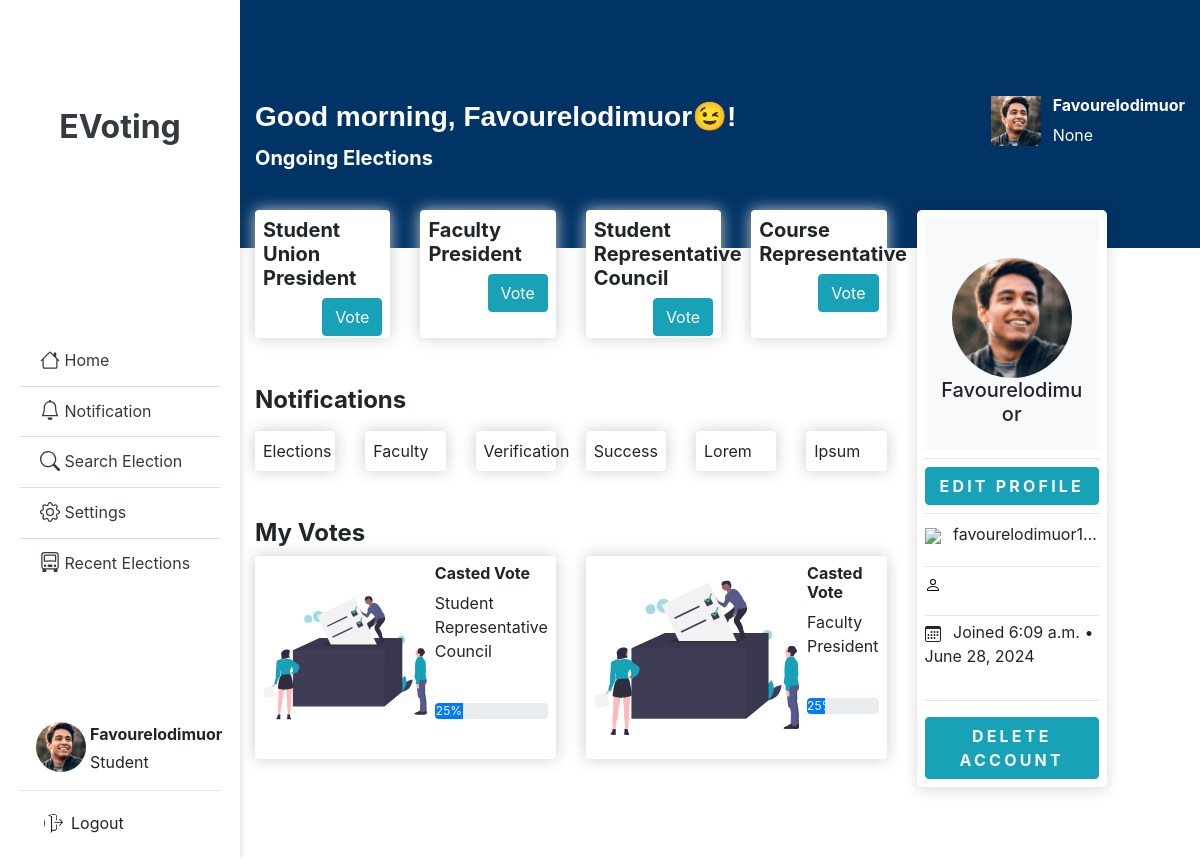
/dashboard/ (signed in), run on the app's committed database.
### users/models.py (models this page shows)
class User(AbstractUser):
    username = models.CharField(_('username'), max_length=150, unique=True,
                                validators=[username_validator])
    phone_number = models.CharField(max_length=11, null=True, blank=True)
    department = models.CharField(max_length=50, null=True, blank=True)

### election/models.py (models this page shows, shortened)
class Election(models.Model):
    title = models.CharField(max_length=255, null=True, blank=True)
    description = models.TextField()
    start_time = models.DateTimeField(default=timezone.now)
    end_time = models.DateTimeField(default=timezone.now)
    is_active = models.BooleanField(default=False)

### users/views.py (the view)
# urls.py: path('dashboard/', user_view.dashboard, name='dashboard'),
@login_required
def dashboard(request):
    elections = Election.objects.filter(is_active=True, start_time__lte=datetime.now(),
                                        end_time__gte=datetime.now())
    notifications = Notification.objects.filter(is_active=True)
    if Vote.objects.filter(user=request.user).exists():
        my_votes = Vote.objects.filter(user=request.user)
    else:
        my_votes = ""
    context = {
        'elections': elections,
        'notifications': notifications,
        'my_votes': my_votes,
        "now": datetime.now().hour,
    }
    return render(request, 'users/dashboard.html', context)

### users/templates/users/dashboard.html (shortened to what this page needs)
{% extends 'election/base.html' %}
{% load static %}
{% block content %}
<div class="section">
    <div class="container py-5" style="height: 31vh;">
        <div class="row mt-5">
            <div class="col">
                <h3 style="font-family: vremenagrotesk,sans-serif;font-weight: 900;line-height: 1.5;"><b>
                    {% if 0 >= now %}
                    Good morning,
                    {% elif now < 11.1 %}
                    Good morning,
                    {% elif 12 >= now %}
                    Good afternoon,
                    {% elif now < 15.1 %}
                    Good afternoon,
                    {% elif 16 >= now %}
                    Good evening,
                    {% elif now < 19.1 %}
                    Good evening,
                    {% elif 20 >= now %}
                    Good night,
                    {% elif now < 23.1 %}
                    Good night,
                    {% endif %}
                    {% if request.user.first_name %}
                    {{ request.user.first_name }} 😉!
                    {% elif request.user.username %}
                    {{ request.user.username }}😉! {% endif %}</b>
                </h3>
                <h5><b>Ongoing Elections</b></h5>
            </div>
            <div class="col-auto">
                <div class="row">
                    <div class="col">
                        <div class="media">
                            <img src="{% static 'images/4-thumb.png' %}" width="50" height="50"
                                 class="mr-2  user-image" fill="#fff" alt="">
                            <div class="media-body ml-1">
                                <h6 class="fs-6 fw-semibold text-white">
                                    <b>{{request.user}}</b>
                                </h6>
                                <p>{{ request.user.department }}</p>
                            </div>
                        </div>
                    </div>
                </div>
            </div>
        </div>
    </div>
</div>
<div class="container">
    <div class="search-category">
        <div class="row">
            <div class="col-lg-9">
                <div class="row">
                    {% for election in elections %}
                    <div class="col-3">
                        <div class="box-element" style="height: 8em">
                            <h5><b> {{ election.title }}</b></h5>
                            <a href="{% url 'show_election' election.id %}"
                               class="btn btn-info float-right">Vote</a>
                        </div>
                    </div>
                    {% endfor %}
                </div>
                <br>
                <br>
                <div class="row">
                    <div class="col-lg-12">
                        <h4><b>Notifications</b></h4>
                        <div class="row mt-3">
                            <div class="col-2">
                                <div class="box-element">Elections</div>
                            </div>
                            <div class="col-2">
                                <div class="box-element">Faculty</div>
                            </div>
                            <div class="col-2">
                                <div class="box-element">Verification</div>
                            </div>
                            <div class="col-2">
                                <div class="box-element">Success</div>
                            </div>
                            <div class="col-2">
                                <div class="box-element">Lorem</div>
                            </div><div class="col-2">
                                <div class="box-element">Ipsum</div>
                            </div>
                        </div>
                    </div>
                </div>
                <br>
                <br>
                <div class="row">
                    <div class="col-lg-12">
                        <h4 class="mb-2"><b>My Votes</b></h4>
                        <div class="row mt-2">
                            <div class="col-6">
                                <div class="box-element">
                                    <div class="media">
                                        <div class="media-body ml-2">
                                            <h6><b>Casted Vote</b></h6>
                                            <p>Student Representative Council</p>
                                            <br>
                                            <div class="progress">
                                                <div class="progress-bar" role="progressbar" style="width: 25%;"
                                                     aria-valuenow="25" aria-valuemin="0" aria-valuemax="100">25%
                                                </div>
                                            </div>
                                        </div>
                                    </div>
                                </div>
                            </div>
                            <div class="col-6">
                                <div class="box-element">
                                    <div class="media">
                                        <div class="media-body ml-2">
                                            <h6><b>Casted Vote</b></h6>
                                            <p>Faculty President</p>
                                            <br>
                                            <div class="progress">
                                                <div class="progress-bar" role="progressbar" style="width: 25%;"
                                                     aria-valuenow="25" aria-valuemin="0" aria-valuemax="100">25%
                                                </div>
                                            </div>
                                        </div>
                                    </div>
                                </div>
                            </div>
                        </div>
                    </div>
                </div>
            </div>
            <div class="col-lg-3 phone_size">
                <div class="sticky-top" style="top: 80px">
                    <div class="card border-0 p-2">
                        <div align="center" class="customer-profile">
                            <br>
                            <img width="120" height="120" background="#fff" color="#fff"
                                 class="rounded-circle customer-image "
                                 src="{% static 'images/4-thumb.png' %}">
                            <h5>
                                {{ request.user.username }}
                            </h5>
                        </div>
                        <hr class="my-2">
                        <a style="letter-spacing: 0.2em;
                                    text-transform: uppercase;
                                    font-weight: bold;" class="btn-lg-block btn btn-info text-light"
                           data-target="#updateUserModal" data-toggle="modal">Edit
                            profile
                        </a>
                        <hr class="my-2">
                        <p class="text-truncate">
                            <img class="mr-2"
                                 src="https://img.icons8.com/ios-filled/20/000000/location-update--v2.png"/>
                            {{ request.user.email }}
                        </p>
                        <hr class="my-1">
                        <div class="d-md-block">
                            <a href="tel:{{ request.user.driver.phone_number }}"
                               class="text-decoration-none category-link">
                                <p class="btn-call" onclick="off()">
                                </p>
                            </a>
                        </div>
                        <hr class="my-1">
                        <p>
                            Joined {{ request.user.date_joined|time }} &bull;
                            {{ request.user.date_joined|date }}
                        </p>
                        <hr>
                        <a style="letter-spacing: 0.2em;
                                    text-transform: uppercase;
                                    font-weight: bold;" class="btn-lg-block btn-info btn text-light"
                           href="{% url 'delete_account' %}">
                            delete account
                        </a>
                    </div>
                    <br>
                </div>
            </div>
        </div>
        <br>
        <br>
    </div>
</div>
{% endblock %}

### election/templates/election/base.html (shortened to what this page needs)
<!doctype html>
{% load static %}
{% load crispy_forms_tags %}
{% load pwa %}
{% load humanize %}
<html lang="en">
<head>
    <link rel="stylesheet" href="https://cdn.ayroui.com/1.0/css/tiny-slider.css"/>
    <link rel="stylesheet" href="https://stackpath.bootstrapcdn.com/bootstrap/4.5.0/css/bootstrap.min.css"
>
    <link href="https://stackpath.bootstrapcdn.com/bootstrap/4.4.1/css/bootstrap.min.css" rel="stylesheet"
          type="text/css"/>
    <link rel="stylesheet" href="https://cdn.jsdelivr.net/npm/bootstrap@4.6.1/dist/css/bootstrap.min.css"
>
    <link rel="stylesheet" href="https://cdnjs.cloudflare.com/ajax/libs/animate.css/4.1.1/animate.min.css"/>
    <link rel="stylesheet" href="https://cdnjs.cloudflare.com/ajax/libs/animate.css/3.7.2/animate.min.css">
    <link rel="stylesheet" href="https://cdnjs.cloudflare.com/ajax/libs/font-awesome/4.7.0/css/font-awesome.min.css">
</head>
<body id="page-top">
<main id="main">
    <div class="sidebar">
        <div class="logo-container">
            <a href="/" class="text-dark text-decoration-none align-items-center">
                <div class="media" align="center">
                    <div class="media-body">
                        <br>
                        <br>
                        <br>
                        <h2 class="w3-bar-item mt-3"><b>EVoting</b></h2>
                    </div>
                </div>
            </a>
        </div>
        <ul class="list-group sidebar-list list-group-flush">
                <li class="list-group-item">
                    <a href="{% url 'dashboard' %}" class="text-decoration-none text-dark w3-bar-item w3-button">
                        Home</a>
                </li>
                <li class="list-group-item">
                    <a onclick="openNav()" data-href="#" class="text-decoration-none text-dark w3-bar-item w3-button">
                        Notification</a>
                </li>
                <li class="list-group-item">
                    <a href="#" class="text-decoration-none text-dark w3-bar-item w3-button">
                        <svg xmlns="http://www.w3.org/2000/svg" width="20" height="20" fill="currentColor"
                             class="bi bi-search mb-1" viewBox="0 0 16 16">
                            <path d="M11.742 10.344a6.5 6.5 0 1 0-1.397 1.398h-.001q.044.06.098.115l3.85 3.85a1 1 0 0 0 1.415-1.414l-3.85-3.85a1 1 0 0 0-.115-.1zM12 6.5a5.5 5.5 0 1 1-11 0 5.5 5.5 0 0 1 11 0"/>
                        </svg>
                        Search Election</a>
                </li>
                <li class="list-group-item">
                    <a href="#" class="text-decoration-none text-dark w3-bar-item w3-button">
                        Settings
                    </a>
                </li>
                <li class="list-group-item">
                    <a href="" class="text-decoration-none text-dark w3-bar-item w3-button">
                        Recent Elections
                    </a>
                </li>
            </ul>
        <div class="user-info">
            <div class="media">
                <img class="ml-3" src="{% static 'images/4-thumb.png' %}" alt="User Image">
                <div class="media-body ml-1">
                    <p class="mb-1"><b>{{request.user}}</b></p>
                    <span>Student</span>
                </div>
            </div>
            <hr>
            <a class="dropdown-item d-flex align-items-center" href="{% url 'logout' %}">
                <img src="{% static 'images/log-out.png' %}" style="width: 19px !important;
                        height: 19px !important;" class="rounded-circle user-image mr-2" alt="">
                Logout
            </a>
        </div>
    </div>
    <div style="margin-left:20%">
        {% block content %}
        {% endblock %}
    </div>
</main>
</body>
</html>

### election/templates/election/base.html (style rules this page uses)
.user-info img { width: 50px; height: 50px; border-radius: 50%; }
.sidebar { position: fixed; top: 0; left: 0; height: 100%; width: 20%; background-color: white; display: flex; flex-direction: column; justify-content: space-between; box-shadow: 2px 0 5px rgba(0,0,0,0.1); padding: 20px; }
.logo-container { text-align: center; margin-bottom: 15px; }
.sidebar-list { list-style-type: none; padding: 0; flex-grow: 1; display: flex; flex-direction: column; justify-content: center; text-color: black !important; color: black !important; }
.user-info { text-align: left; }
body { background-color: #FFF; !important; }
.box-element, .dropdown-menu { box-shadow:hsl(0, 0%, 80%) 0 0 16px; background-color: #fff; border-radius: 4px; padding: 8px; }

### users/templates/users/dashboard.html (style rules this page uses)
.section { background: #003366; border-color: #003366; color: #fff; position: relative; }
.search-category { position: absolute; top: 210px; width: 71%; }
.category-link { color: #000; }
.border-0 { border: 0!important; }
.card { box-shadow: 0 2px 1rem rgba(0,0,0,.15); background-color: white; position: relative; display: -webkit-flex; display: flex; -webkit-flex-direction: column; flex-direction: column; min-width: 0; word-wrap: break-word; background-color: #fff; background-clip: border-box; border: 0 solid transparent; border-radius: 5px; }
.customer-profile { padding: 1rem; text-align: center; background: #f8f9fa; }

### data on the page
User: user "Favourelodimuor", user.username "Favourelodimuor", user.department "None", user.email "favourelodimuor1…", user.date_joined "6:09 a.m.", user.date_joined "June 28, 2024"
Election: title "Student Union President"
Election: title "Faculty President"
Election: title "Student Representative Council"
Election: title "Course Representative"
